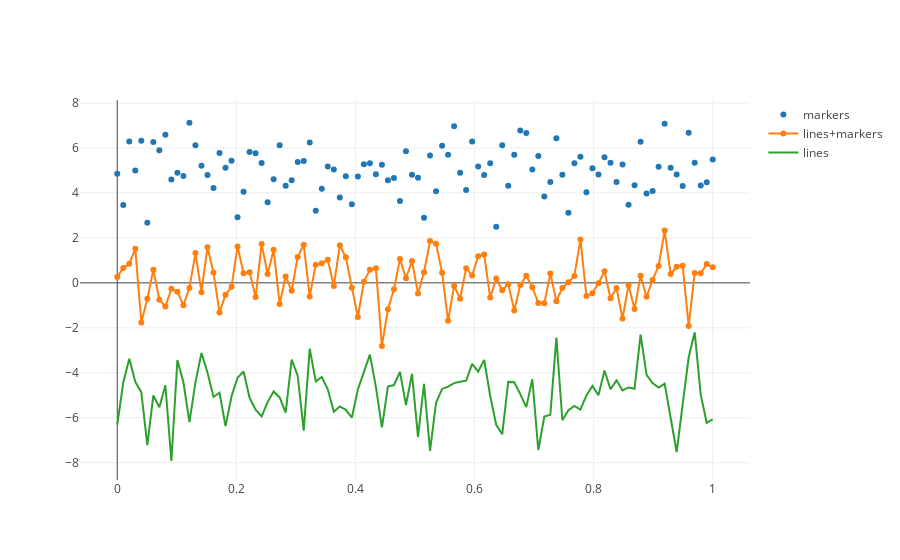

The cell this chart's notebook holds for it:
### Code cell
N = 100
random_x = np.linspace(0, 1, N)
random_y0 = np.random.randn(N)+5
random_y1 = np.random.randn(N)
random_y2 = np.random.randn(N)-5

# Create traces
trace0 = go.Scatter(
    x = random_x,
    y = random_y0,
    mode = 'markers',
    name = 'markers'
)
trace1 = go.Scatter(
    x = random_x,
    y = random_y1,
    mode = 'lines+markers',
    name = 'lines+markers'
)
trace2 = go.Scatter(
    x = random_x,
    y = random_y2,
    mode = 'lines',
    name = 'lines'
)

data = [trace0, trace1, trace2]
iplot(data, filename='scatter-mode')
